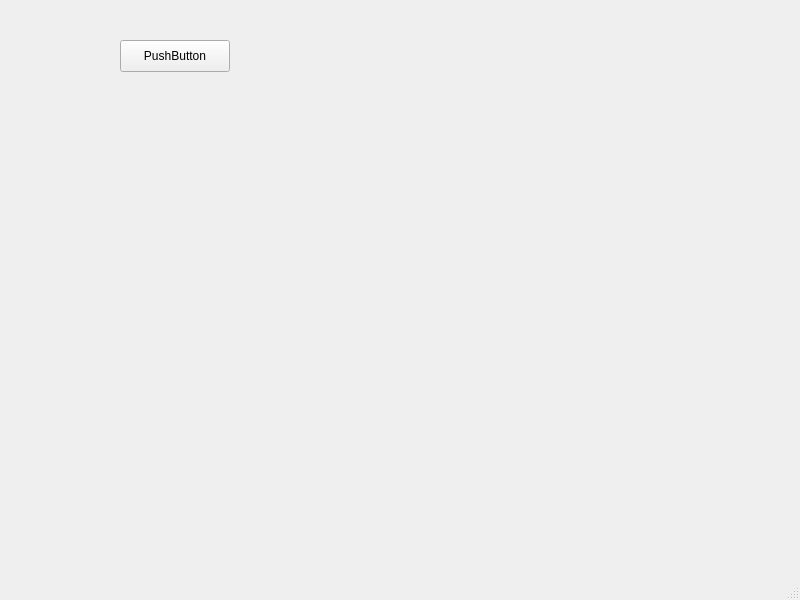
<?xml version="1.0" encoding="UTF-8"?>
<ui version="4.0">
 <class>MainWindow</class>
 <widget class="QMainWindow" name="MainWindow">
  <property name="geometry">
   <rect>
    <x>0</x>
    <y>0</y>
    <width>800</width>
    <height>600</height>
   </rect>
  </property>
  <property name="windowTitle">
   <string>MainWindow</string>
  </property>
  <widget class="QWidget" name="centralwidget">
   <widget class="QPushButton" name="pushButton">
    <property name="geometry">
     <rect>
      <x>120</x>
      <y>40</y>
      <width>110</width>
      <height>32</height>
     </rect>
    </property>
    <property name="text">
     <string>PushButton</string>
    </property>
   </widget>
  </widget>
  <widget class="QMenuBar" name="menubar">
   <property name="geometry">
    <rect>
     <x>0</x>
     <y>0</y>
     <width>800</width>
     <height>22</height>
    </rect>
   </property>
  </widget>
  <widget class="QStatusBar" name="statusbar"/>
 </widget>
 <resources/>
 <connections/>
</ui>
